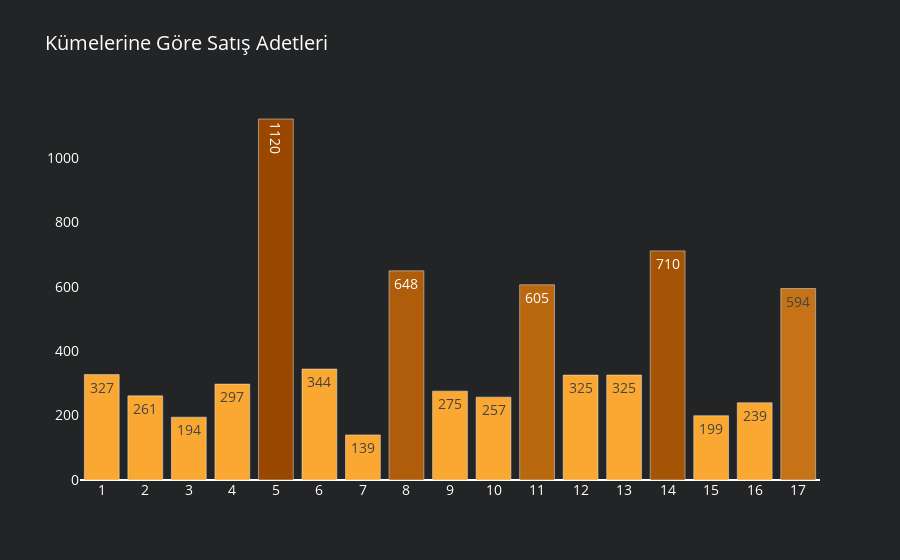

Source (notebook cell):
### Code cell
df_cl_sa = df_train1.groupby('cluster').agg({"sales" : "mean"}).reset_index().sort_values(by='sales', ascending=False)
df_cl_sa['color'] = colors['level10']
df_cl_sa['color'][:1] = colors['level1']
df_cl_sa['color'][1:2] = colors['level2']
df_cl_sa['color'][2:3] = colors['level3']
df_cl_sa['color'][3:4] = colors['level4']
df_cl_sa['color'][4:5] = colors['level5']
fig3 = go.Figure(data=[go.Bar(y=df_cl_sa['sales'],
                             x=df_cl_sa['cluster'], 
                             marker=dict(color= df_cl_sa['color']),
                             name='Cluster',
                             text=df_cl_sa['sales'].astype(int),
                             textposition='auto',
                             hoverinfo='text',
                             hovertext=
                            '<b>Küme</b>:'+ df_cl_sa['cluster'].astype(str) +'<br>' +
                            '<b>Satış Adedi</b>:'+ df_cl_sa['sales'].astype(int).astype(str) +'<br>' ,
                            # hovertemplate='Family: %{y}'+'<br>Sales: $%{x:.0f}'
                            )])
fig3.update_layout(title_text='Kümelerine Göre Satış Adetleri',paper_bgcolor=colors['background'],plot_bgcolor=colors['background'],
                font=dict(
                size=14,
                color='white'))

fig3.update_xaxes(tickmode = 'array', tickvals=df_cl_sa.cluster)
fig3.update_yaxes(showgrid=False)

### Figure 1 — Plotly figure (JSON) as saved in the notebook; plotly's stock layout.template omitted (floating-point values rounded to 4 significant figures)
{"data": [{"hoverinfo": "text", "hovertext": ["<b>Küme</b>:5<br><b>Satış Adedi</b>:1120<br>", "<b>Küme</b>:14<br><b>Satış Adedi</b>:710<br>", "<b>Küme</b>:8<br><b>Satış Adedi</b>:648<br>", "<b>Küme</b>:11<br><b>Satış Adedi</b>:605<br>", "<b>Küme</b>:17<br><b>Satış Adedi</b>:594<br>", "<b>Küme</b>:6<br><b>Satış Adedi</b>:344<br>", "<b>Küme</b>:1<br><b>Satış Adedi</b>:327<br>", "<b>Küme</b>:13<br><b>Satış Adedi</b>:325<br>", "<b>Küme</b>:12<br><b>Satış Adedi</b>:325<br>", "<b>Küme</b>:4<br><b>Satış Adedi</b>:297<br>", "<b>Küme</b>:9<br><b>Satış Adedi</b>:275<br>", "<b>Küme</b>:2<br><b>Satış Adedi</b>:261<br>", "<b>Küme</b>:10<br><b>Satış Adedi</b>:257<br>", "<b>Küme</b>:16<br><b>Satış Adedi</b>:239<br>", "<b>Küme</b>:15<br><b>Satış Adedi</b>:199<br>", "<b>Küme</b>:3<br><b>Satış Adedi</b>:194<br>", "<b>Küme</b>:7<br><b>Satış Adedi</b>:139<br>"], "marker": {"color": ["#9a4800", "#a55305", "#af5d0b", "#ba6810", "#c57316", "#faa831", "#faa831", "#faa831", "#faa831", "#faa831", "#faa831", "#faa831", "#faa831", "#faa831", "#faa831", "#faa831", "#faa831"]}, "name": "Cluster", "text": [1120, 710, 648, 605, 594, 344, 327, 325, 325, 297, 275, 261, 257, 239, 199, 194, 139], "textposition": "auto", "type": "bar", "x": [5, 14, 8, 11, 17, 6, 1, 13, 12, 4, 9, 2, 10, 16, 15, 3, 7], "y": [1120.0, 710.9, 649.0, 605.8, 594.1, 344.3, 327.0, 325.8, 325.6, 297.5, 275.7, 261.0, 257.0, 239.6, 199.4, 194.9, 139.8]}], "layout": {"font": {"color": "white", "size": 14}, "paper_bgcolor": "#232425", "plot_bgcolor": "#232425", "title": {"text": "Kümelerine Göre Satış Adetleri"}, "xaxis": {"tickmode": "array", "tickvals": [5, 14, 8, 11, 17, 6, 1, 13, 12, 4, 9, 2, 10, 16, 15, 3, 7]}, "yaxis": {"showgrid": false}}}
